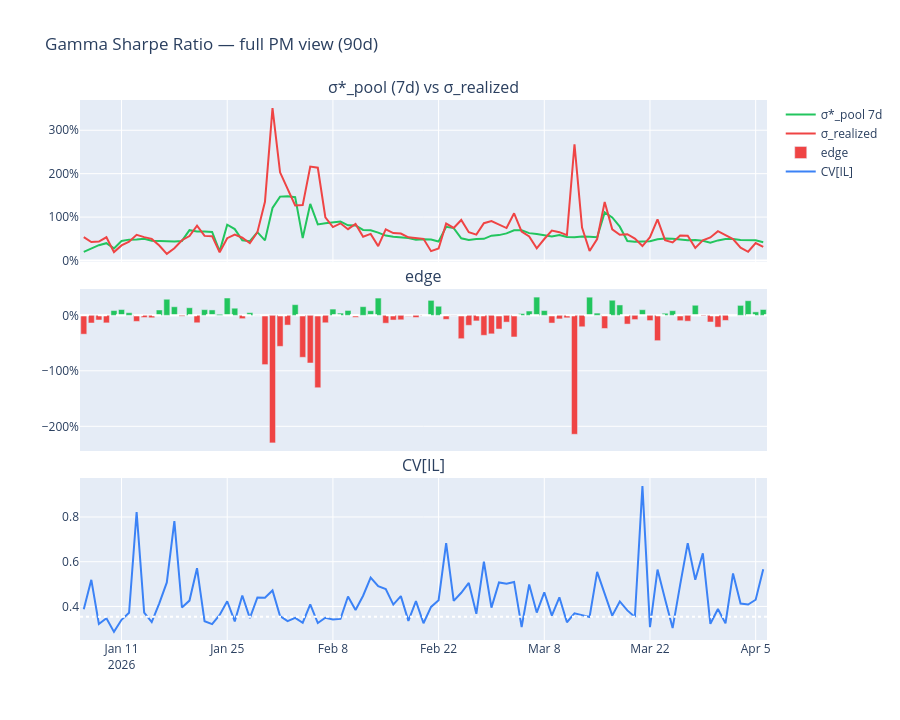

Here is the notebook cell this chart was saved with:
### Markdown cell above
## §6 — Combined view (PM use case)

### Code cell
fig = make_subplots(rows=3, cols=1, shared_xaxes=True, vertical_spacing=0.05,
    subplot_titles=("σ*_pool (7d) vs σ_realized", "edge", "CV[IL]"))
fig.add_trace(go.Scatter(x=days, y=gsr["sigma_star_pool_7d_annual"].to_list(),
                          name="σ*_pool 7d", line=dict(color="#22c55e")), row=1, col=1)
fig.add_trace(go.Scatter(x=days, y=gsr["sigma_realized_annual"].to_list(),
                          name="σ_realized", line=dict(color="#ef4444")), row=1, col=1)
fig.add_trace(go.Bar(x=days, y=gsr["edge"].to_list(),
                      marker_color=["#22c55e" if e is not None and e > 0 else "#ef4444" for e in gsr["edge"].to_list()],
                      name="edge"), row=2, col=1)
fig.add_hline(y=0, line_dash="dash", line_color="white", row=2, col=1)
fig.add_trace(go.Scatter(x=days, y=gsr["cv_IL"].to_list(),
                          name="CV[IL]", line=dict(color="#3b82f6")), row=3, col=1)
fig.add_hline(y=0.354, line_dash="dot", line_color="white", row=3, col=1)
fig.update_yaxes(tickformat=".0%", row=1, col=1)
fig.update_yaxes(tickformat=".0%", row=2, col=1)
fig.update_layout(height=720, showlegend=True, title_text="Gamma Sharpe Ratio — full PM view (90d)")
fig.show()
